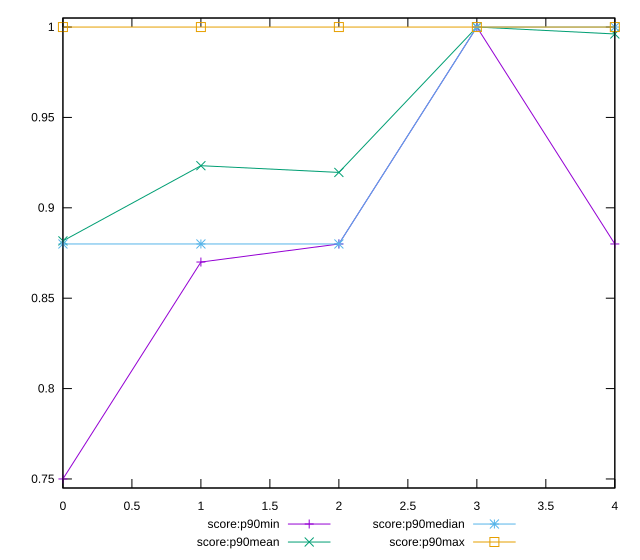

Here is the gnuplot script that generated this plot:
reset

$scoreP90Min <<EOF
0 0.75
1 0.87
2 0.88
3 1
4 0.88
EOF

$scoreP90Mean <<EOF
0 0.8817021276595742
1 0.9232978723404252
2 0.9195744680851059
3 1
4 0.9961702127659574
EOF

$scoreP90Median <<EOF
0 0.88
1 0.88
2 0.88
3 1
4 1
EOF

$scoreP90Max <<EOF
0 1
1 1
2 1
3 1
4 1
EOF

set key outside below
set xrange [0:4]
set yrange [0.745:1.005]
set trange [0.745:1.005]
set terminal svg size 640, 560 enhanced background rgb 'white'
set output "report_0_00242021-02-20T12:25:28.543Z/uses-http2/progression/score.svg"

plot $scoreP90Min title "score:p90min" with linespoints, \
     $scoreP90Mean title "score:p90mean" with linespoints, \
     $scoreP90Median title "score:p90median" with linespoints, \
     $scoreP90Max title "score:p90max" with linespoints

reset
